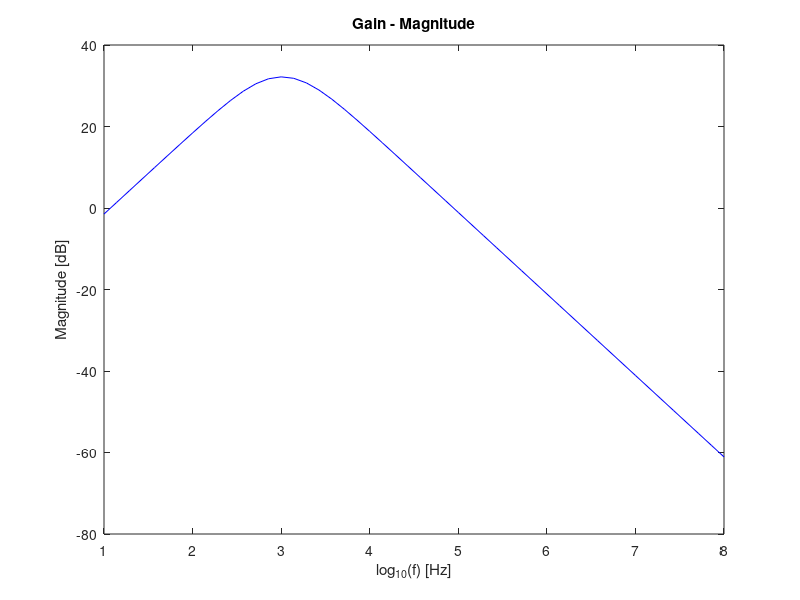
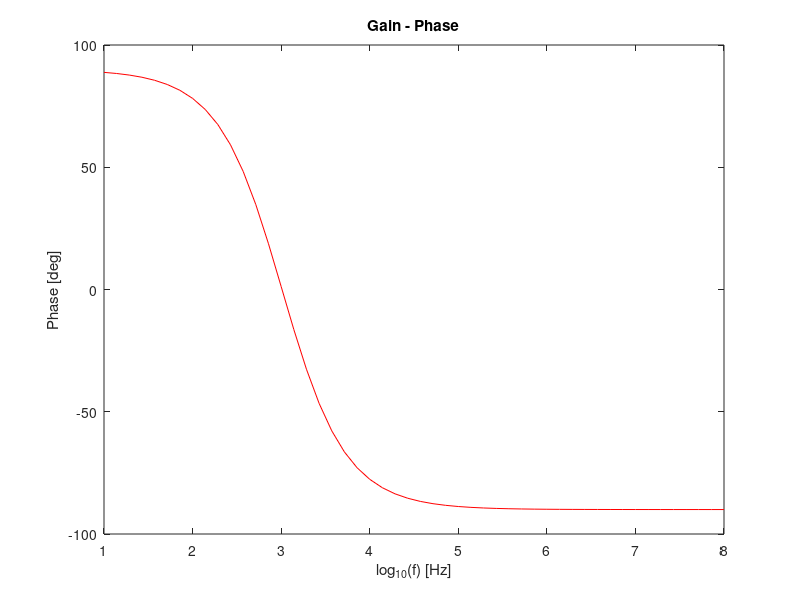

Recreate these plots in MATLAB, in order.
R1 = 1000;
R2 = 1e3;
R3 = 300e3;
R4 = 5e3;
C1 = 220e-9;
C2 = 110e-9;


f_low = 1/(2*pi*C1*R1);
f_high = 1/(2*pi*C2*R2);

%CENTRAL FREQUENCY

f_c=sqrt(f_low*f_high)

tab=fopen("freq.tex", "w");
fprintf(tab, "$f_L$ [Hz] & $%f$ \\\\ \\hline \n", f_low);
fprintf(tab, "$f_H$ [Hz] & $%f$ \\\\ \\hline \n", f_high);
fprintf(tab, "$f_0$ [Hz] & $%f$ \\\\ \\hline \n", f_c);
fclose(tab);


%CENTRAL FREQUENCY DEVIATION
cfreq_dev = abs(f_c-1000)


%TRANSFER FUNCTION

%T = ((R1*C1*s)/(1+R1*C1*s))*(1+R3/R4)*(1/(1+R2*C2*s));


%INPUT IMPEDANCE (f=f_c)

ZI = R1 + 1/(2*pi*f_c*C1)


%OUTPUT IMPEDANCE (f=f_c)

ZO = 1/(2*pi*f_c*C2+1/R2)


%GAIN (f=f_c)

w=2*pi*f_c;
s=j*w;
T = ((R1*C1*s)/(1+R1*C1*s))*(1+R3/R4)*(1/(1+R2*C2*s));

Av_c = abs(T)


%GAIN (f=1kHz)

w=2*pi*1000;
s=j*w;
T = ((R1*C1*s)/(1+R1*C1*s))*(1+R3/R4)*(1/(1+R2*C2*s));

Av_1 = abs(T)


%GAIN DEVIATION
gain_dev = abs(Av_1-100)
 
 
%GAIN DEVIATION dB
Av_1_db = 20*log10(Av_1)
gain_dev_db = abs(Av_1_db-40)

%FREQUENCY DEVIATION Hz

freq_dev=1000-f_c;


%FREQUENCY RESPONSE

f=logspace(1,8); %Hz
for i=1:length(f)
w=2*pi*f(i);
s = j*w;

T(i) = ((R1*C1*s)/(1+R1*C1*s))*(1+R3/R4)*(1/(1+R2*C2*s));
Av = abs(T);
phase_Av_deg = angle(T)*180/pi;
%phase_Av_rad = angle(T);

end


freq_db = figure ();
plot (log10(f), 20*log10(Av), "b");
xlabel ("log_{10}(f) [Hz]");
ylabel ("Magnitude [dB]");
title ("Gain - Magnitude");
print (freq_db, "freq_db.eps", "-depsc");

freq_p_deg = figure ();
plot (log10(f), phase_Av_deg, "r");
xlabel ("log_{10}(f) [Hz]");
ylabel ("Phase [deg]");
title ("Gain - Phase");
print (freq_p_deg, "freq_p_deg.eps", "-depsc");

tab=fopen("imped.tex", "w");
fprintf(tab, "$Z_I$ [S] & $%f$ \\\\ \\hline \n", ZI);
fprintf(tab, "$Z_O$ [S] & $%f$ \\\\ \\hline \n", ZO);
fclose(tab);

tab=fopen("freq_dev.tex", "w");
fprintf(tab, "$f_0 deviation$ [Hz] & $%f$ \\\\ \\hline \n", freq_dev);
fclose(tab);

tab=fopen("gain.tex", "w");
fprintf(tab, "$A_v$ [dB] & $%f$ \\\\ \\hline \n", Av_1_db);
fprintf(tab, "$A_v deviation$ [dB] & $%f$ \\\\ \\hline \n", gain_dev_db);
fclose(tab);
